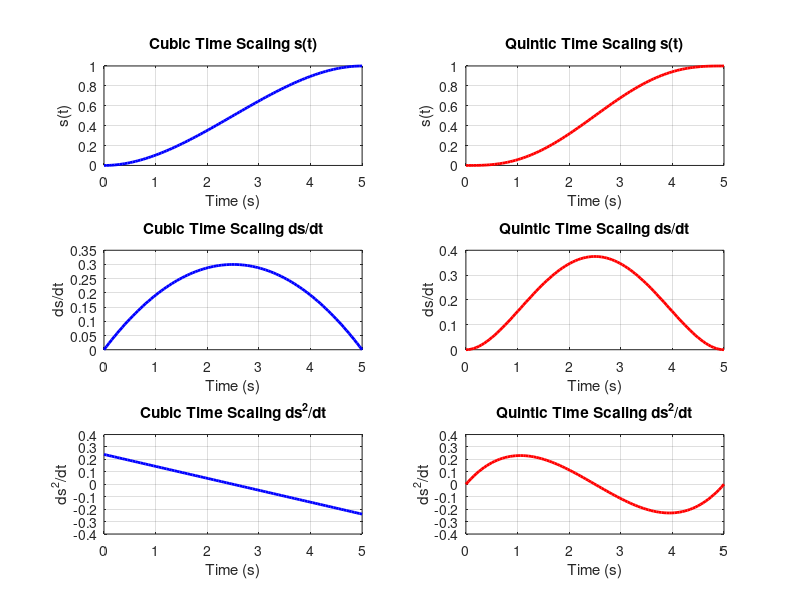

Write the MATLAB code that produced this figure.
clc; clear;

% Total duration
Tf = 5;                      % Total time duration
t = linspace(0, Tf, 100);    % Time vector

% Preallocate arrays
s_cubic = zeros(size(t));
s_quintic = zeros(size(t));
ds_cubic = zeros(size(t));
ds_quintic = zeros(size(t));
dds_cubic = zeros(size(t));
dds_quintic = zeros(size(t));

% Calculate values
for i = 1:length(t)
    tau = t(i)/Tf;
    
    % Cubic
    s_cubic(i) = 3*tau^2 - 2*tau^3;
    ds_cubic(i) = (6*tau - 6*tau^2)/Tf;
    dds_cubic(i) = (6 - 12*tau)/Tf^2;

    % Quintic
    s_quintic(i) = 10*tau^3 - 15*tau^4 + 6*tau^5;
    ds_quintic(i) = (30*tau^2 - 60*tau^3 + 30*tau^4)/Tf;
    dds_quintic(i) = (60*tau - 180*tau^2 + 120*tau^3)/Tf^2;
end

figure;
set(gcf,'Color',[1 1 1]);   % White figure background

% s_cubic
subplot(3,2,1);
plot(t, s_cubic, 'b-', 'LineWidth', 2);
set(gca,'Color',[1 1 1]);   % White axes background
xlabel('Time (s)');
ylabel('s(t)');
title('Cubic Time Scaling s(t)');
grid on;

% s_quintic
subplot(3,2,2);
plot(t, s_quintic, 'r-', 'LineWidth', 2);
set(gca,'Color',[1 1 1]);
xlabel('Time (s)');
ylabel('s(t)');
title('Quintic Time Scaling s(t)');
grid on;

% ds_cubic
subplot(3,2,3);
plot(t, ds_cubic, 'b-', 'LineWidth', 2);
set(gca,'Color',[1 1 1]);
xlabel('Time (s)');
ylabel('ds/dt');
title('Cubic Time Scaling ds/dt');
grid on;

% ds_quintic
subplot(3,2,4);
plot(t, ds_quintic, 'r-', 'LineWidth', 2);
set(gca,'Color',[1 1 1]);
xlabel('Time (s)');
ylabel('ds/dt');
title('Quintic Time Scaling ds/dt');
grid on;

% dds_cubic
subplot(3,2,5);
plot(t, dds_cubic, 'b-', 'LineWidth', 2);
set(gca,'Color',[1 1 1]);
xlabel('Time (s)');
ylabel('ds^2/dt');
title('Cubic Time Scaling ds^2/dt');
grid on;

% dds_quintic
subplot(3,2,6);
plot(t, dds_quintic, 'r-', 'LineWidth', 2);
set(gca,'Color',[1 1 1]);
xlabel('Time (s)');
ylabel('ds^2/dt');
title('Quintic Time Scaling ds^2/dt');
grid on;
